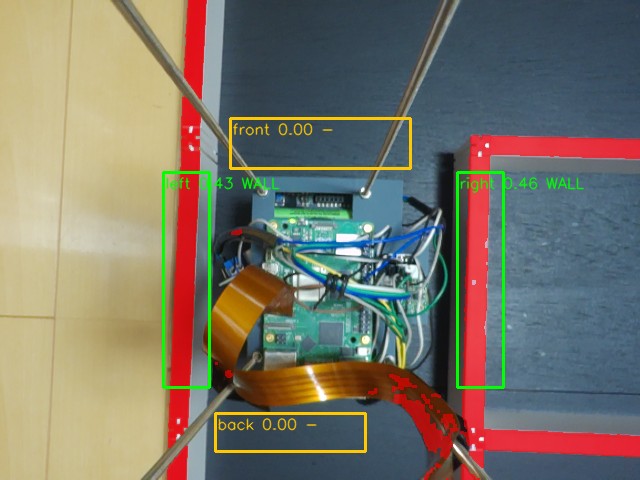
#> input picture walls.png, 640 x 480 px, given in place of .., which was not available
$ python maze_from_image.py ..
#> lines starting #> are read from the running program, lines starting #| are printed output that depends on the picture; after the words box and inside, x2 and y2 are one past the last pixel; in counts of white or black regions, pixels touching at a corner belong together; pictures that were not available may be replaced by others from this repository, and a replacement may not be noted
### src/krilly/logging_config.py
"""Krilly のロギングを一元的にセットアップするモジュール。

アプリケーションやスクリプトの起動時に :func:`setup_logging` を一度だけ呼び出す。
"""

from __future__ import annotations

import logging
import os

_DEFAULT_FORMAT = "%(asctime)s %(levelname)-7s %(name)s: %(message)s"
_DEFAULT_DATEFMT = "%H:%M:%S"


def setup_logging(level: int | str | None = None) -> None:
    """ルートロガーを設定する。

    ログレベルは ``KRILLY_LOG_LEVEL`` 環境変数 (例: ``DEBUG``、``INFO``)
    で上書きできる。デフォルトは ``INFO``。
    """
    if level is None:
        level = os.environ.get("KRILLY_LOG_LEVEL", "INFO")
    logging.basicConfig(level=level, format=_DEFAULT_FORMAT, datefmt=_DEFAULT_DATEFMT)


def get_logger(name: str) -> logging.Logger:
    """モジュール用ロガーを返す ( :func:`logging.getLogger` の薄いラッパー)。"""
    return logging.getLogger(name)

### scripts/maze_from_image.py
#!/usr/bin/env python3
"""大会迷路のスクリーンショットを ASCII 迷路に書き起こす (issue #84).

NTF の記録集は PDF で機械可読な形が無いので、迷路の図から**画像処理で**壁を読む。
16x16 は壁の置き場所が 544 箇所あり、目視で写すと必ず読み違えるため、目で読むのは
「機械が出した結果が元図と合っているか」の確認だけにする。

前提とする図の形 (記録集の図はどの年もこの形):

- 迷路の外周が**太い実線の正方形**。セルの境界は細い点線
- 壁は境界線上の太い実線
- ゴールの 2x2 セルに ``G`` / ``GOAL`` の文字、スタート (0,0) に矢印
- 図の外側に 0..15 の軸ラベル (読み取りには使わない)

読み方:

1. 「ほぼ全幅が黒い」行・列の両端 = 外枠。そこを 16 等分してセル境界を得る
2. 各境界のセル 1 つ分について、線の**中央 60%** の黒率を測る。壁は 1.0 近く、
   点線のグリッドは 0.5 未満に出るので閾値 0.6 で分ける
   (**分離の余裕は毎回表示する。** 詰まっていたらその図は信用しない)
3. セルの内側 (中央 50%) にインクがあるセル = 文字のあるセル。(0,0) はスタートの
   矢印なので除き、残りをゴール領域とする

出力は :meth:`krilly.solver.maze.Maze.to_ascii` 形式なので、そのまま
``scripts/maze_sim.py`` に渡せる。

例:
    python -m scripts.maze_from_image shots/*.png --out-dir mazes/contest
    python -m scripts.maze_from_image shots/2024_japan.png --ascii   # 確認用に表示
"""

from __future__ import annotations

import argparse
import sys
from pathlib import Path

import cv2
import numpy as np

from krilly.logging_config import get_logger, setup_logging
from krilly.sim import check_maze
from krilly.sim.check import posts_without_wall
from krilly.solver.maze import Direction, Maze

log = get_logger(__name__)

# しきい値の探索で使う減点の重み。31 面を総当たりして決めた。
#: 四方を囲まれたセル。**大会迷路に実在する**ので (2020 年の (11,6) を拡大して確認)、
#: 重くすると正しい読み取りを弾いてしまう。
BOXED_PENALTY = 1
#: 壁の接していない柱。壁を読み落とすと増える。ただし**大会迷路にも実在する**ので
#: (2013 年エキスパート予選には 27 本あり、公式解の歩数と一致することを確認した)
#: 強くは効かせない。
BARE_POST_PENALTY = 5
#: 太さの分布の「谷の広さ」への加点。谷が広いほど、そこが本当の境界である見込みが高い。
#: これが無いと、ごく狭い谷で切って壁を数枚余分に読む解が選ばれてしまう。
GAP_BONUS = 60


class ReadError(RuntimeError):
    """図の形が想定と違って読み取れない。"""


def _border(dark: np.ndarray, axis: int) -> tuple[int, int]:
    """外枠の位置 (「ほぼ全幅が黒い」行/列の最初と最後)。"""
    counts = dark.sum(axis=axis)
    hits = np.where(counts >= 0.85 * counts.max())[0]
    if len(hits) < 2:
        raise ReadError("外枠が見つからない")
    return int(hits.min()), int(hits.max())


def _fit_lattice(counts: np.ndarray, origin: int, span: int, size: int) -> np.ndarray:
    """グリッド線の実位置 (size+1 本) を求める。

    セル幅は小数 (19.44px など) なので、外枠から等分して計算した位置は 16 セル分で
    1-2px ずれ、細い線の厚みを測る窓が隣にずれてしまう。そこで**実際に線が見える位置**
    を検出し、そこへ等間隔の格子 (原点 + ピッチ) を最小二乗で当てはめる。

    当てはめる理由は、壁がほとんど無い境界線は暗さが足りず検出から漏れるため
    (実測で 17 本中 15-16 本しか見つからない図があった)。モデルにすれば漏れた線も
    埋まり、かつ全体としてはサブピクセル精度になる。
    """
    thr = 0.25 * counts.max()
    groups: list[list[int]] = []
    cur: list[int] = []
    for i, v in enumerate(counts):
        if v >= thr:
            cur.append(i)
        elif cur:
            groups.append(cur)
            cur = []
    if cur:
        groups.append(cur)
    centres = np.array([sum(i * counts[i] for i in gp) / sum(counts[i] for i in gp)
                        for gp in groups])
    if len(centres) < 3:
        raise ReadError(f"グリッド線が {len(centres)} 本しか見つからない")
    pitch0 = span / size
    idx = np.round((centres - origin) / pitch0)
    # centre ≈ offset + idx * pitch の最小二乗
    A = np.stack([np.ones_like(idx), idx], axis=1)
    offset, pitch = np.linalg.lstsq(A, centres, rcond=None)[0]
    resid = np.abs(centres - (offset + idx * pitch)).max()
    if resid > 0.25 * pitch:
        raise ReadError(f"グリッドが等間隔でない (残差 {resid:.1f}px / ピッチ {pitch:.1f}px)")
    return offset + np.arange(size + 1) * pitch


# [80 lines left out: functions _thickness, _build, _score, not called in this run]


def read_maze(path: Path, size: int = 16):
    """画像から迷路を読む。(迷路, しきい値, 二山の間隔, 元画像, xs, ys) を返す。"""
#> called with size = 16
    im = cv2.imread(str(path))
#> im is the input picture: shape (480, 640, 3); mean B, G, R 104.3, 117.4, 121.7
    if im is None:
        raise ReadError(f"画像を読めない: {path}")
    gray = cv2.cvtColor(im, cv2.COLOR_BGR2GRAY)
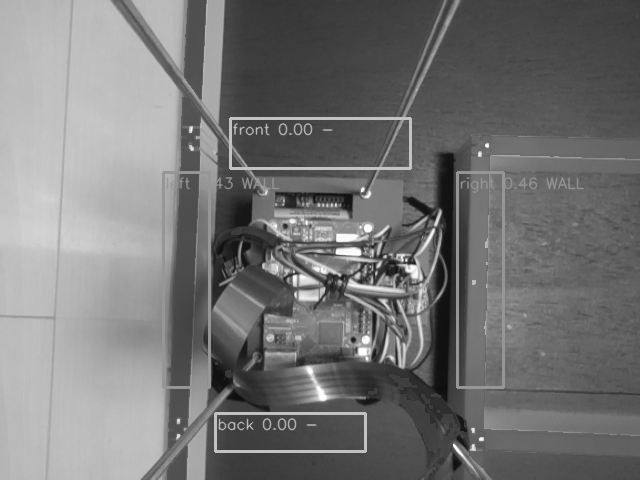
#> gray: shape (480, 640); min 13, max 255, mean 117.2
    dark = (gray < 128).astype(np.uint8)
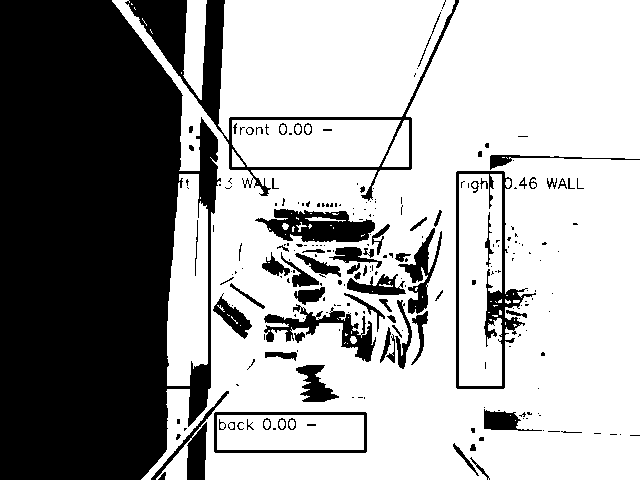
#> dark: shape (480, 640); values 0 (black) and 1 (white), 64.1% white; 237 black regions (161 under 20 px), largest, box (x1, y1, x2, y2) and area: (0, 0, 221, 480) 83026, (125, 0, 459, 201) 7058, (456, 171, 536, 389) 2722

    top, bottom = _border(dark, 1)
#> in _border, `counts = dark.sum(axis=axis)`: counts = 480 values, max 467 at index 477, min 254 at index 167, mean 410.1
#> in _border, `hits = np.where(counts >= 0.85 * counts.max())[0]`: hits = 326 values from 0 to 479
#> top = 0; bottom = 479
    left, right = _border(dark, 0)
#> left = 185; right = 639
    if not 0.9 < (right - left) / (bottom - top) < 1.1:
        raise ReadError(f"外枠が正方形でない ({right - left}x{bottom - top})")
    inner = dark[top:bottom + 1, left:right + 1]
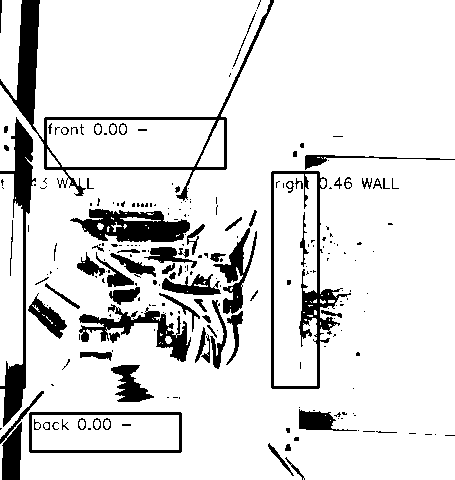
#> inner: shape (480, 455); values 0 (black) and 1 (white), 87.4% white; 235 black regions (159 under 20 px), largest, box (x1, y1, x2, y2) and area: (0, 0, 274, 201) 4504, (0, 117, 36, 427) 2956, (271, 171, 351, 389) 2722
    xs = left + _fit_lattice(inner.sum(axis=0), 0, right - left, size)
#> in _fit_lattice, `thr = 0.25 * counts.max()`: thr = 119.8
#> the loop in _fit_lattice, `for i, v in enumerate(counts):` made 455 passes
#> v on passes 1 to 3: 428, 446, 431
#> after the loop in _fit_lattice, `for i, v in enumerate(counts):`: cur = 429 values from 26 to 454; groups = [[0, 1, 2, 3, 4, 5, 6, 7, 8, 9, 10, 11, 12, 13, 14, 15, 16, 17, 18, 19, 20, 21, 22]]
#> in _fit_lattice, `centres = np.array([sum(i * counts[i] for i in gp) / sum(counts[i] for..`: centres = [9.69, 248.4]
    ys = top + _fit_lattice(inner.sum(axis=1), 0, bottom - top, size)

    thick = _thickness(dark, size, xs, ys)
    vals = np.concatenate([thick[0][:size, :size + 1].ravel(),
                           thick[1][:size + 1, :size].ravel()])
    # 値が連続なので、隣り合う観測値の中点をしきい値の候補にする (二山の谷を総当たり)
    levels = sorted(set(np.round(vals, 3)))
    if len(levels) < 2:
        raise ReadError("線の太さが 1 種類しかない — 図の形が想定と違う")

    # 隣り合う厚みの中点をしきい値の候補にし、最もまともな迷路になるものを採る。
    best = None
    for lo, hi in zip(levels, levels[1:]):
        t = (lo + hi) / 2
        maze = _build(thick, size, t)
        viable, score = _score(maze)
        if not viable:
            continue                      # 外周が欠ける / ゴールへ行けないしきい値は論外
        score -= GAP_BONUS * (hi - lo)
        if best is None or score < best[0]:
            best = (score, t, hi - lo, maze)
    if best is None:
        raise ReadError("成立する迷路になるしきい値が無い — 線の太さが分離できていない")
    _score_v, threshold, gap, maze = best
    maze.start = (0, 0)
    _read_goal(dark, maze, xs, ys, size)
    return maze, threshold, gap, im, xs, ys


# [68 lines left out: functions _read_goal, overlay, not called in this run]


def main() -> int:
    p = argparse.ArgumentParser(description=__doc__,
                                formatter_class=argparse.RawDescriptionHelpFormatter)
    p.add_argument("images", nargs="+", help="迷路のスクリーンショット")
    p.add_argument("--size", type=int, default=16, help="1 辺のセル数 (既定 16)")
    p.add_argument("--out-dir", default=None, help="ASCII の書き出し先")
    p.add_argument("--ascii", action="store_true", help="読み取った迷路を表示する")
    p.add_argument("--overlay-dir", default=None,
                   help="読み取り結果を元画像に重ねた png の書き出し先 (目視確認用)")
    args = p.parse_args()
    setup_logging()

    out = Path(args.out_dir) if args.out_dir else None
    if out:
        out.mkdir(parents=True, exist_ok=True)
    bad = 0
    for path in sorted(Path(s) for s in args.images):
        try:
            maze, threshold, gap, im, xs, ys = read_maze(path, args.size)
        except ReadError as exc:
            log.error("%-32s 読み取り失敗: %s", path.name, exc)
            bad += 1
            continue
        report = check_maze(maze)
        # **四方を囲まれたセルは大会迷路に実在する** (2020 年の (11,6) を拡大して確認)。
        # 到達できないセルもその帰結なので、どちらも読み取り誤りの証拠にはならない。
        # 一方**壁の接していない柱**は、ゴール中央の 1 本を除けば公式規則で許されない
        # ので、2 本以上あれば壁を読み落としている。これが一番鋭い判定になる。
        bare = len(posts_without_wall(maze))
        # **裸の柱は少ないのが普通だが、実在もする** (2013 年エキスパート予選は 27 本で、
        # 公式解の歩数と一致することを確認済み)。多いときは読み落としの疑いがあるので
        # 目視確認に回すが、誤りと断定はしない。
        ok = report.ok and bare <= 1
        log.info("%-32s %s 太さ境界 %.2fpx (谷幅 %.2f) 裸の柱 %d ゴール %s..%s",
                 path.name, "OK " if ok else "NG ", threshold, gap, bare,
                 maze.goal_min, maze.goal_max)
        for line in report.describe().splitlines()[1:]:
            log.info("%34s%s", "", line.strip())
        if not ok:
            bad += 1
        if args.ascii:
            log.info("%s:\n%s", path.stem, maze.to_ascii())
        if out:
            (out / f"{path.stem}.txt").write_text(maze.to_ascii() + "\n", encoding="utf-8")
        if args.overlay_dir:
            od = Path(args.overlay_dir)
            od.mkdir(parents=True, exist_ok=True)
            cv2.imwrite(str(od / f"{path.stem}.png"), overlay(im, maze, xs, ys))

    log.info("---")
    log.info("%d 面中 %d 面が要確認", len(args.images), bad)
    return 1 if bad else 0


if __name__ == "__main__":
#> (the run stopped early here; a loop or call above may not have finished)
